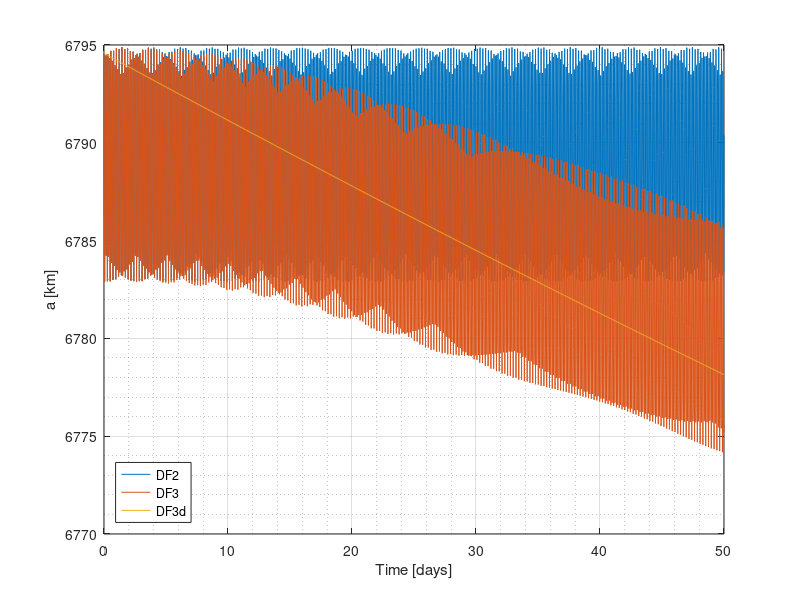

This chart was generated by the following MATLAB code:
%% Semi-major axis evolution through long propagation
% this script plots the evolution of the semi-major axis when propagation
% along 50 days is taken into account, allowing to highlight the
% atmospheric drag effect compared to the J2 perturbation.
% Each .mat file has been saved through command window after launching the
% propagators for a 50 days propagation through 1e5 time steps.

close all; clear;

MATLABc = {
    [0, 0.4470, 0.7410];
    [0.8500, 0.3250, 0.0980];
    [0.9290, 0.6940, 0.1250];
    [0.4940, 0.1840, 0.5560];
    [0.4660, 0.6740, 0.1880];
    [0.3010, 0.7450, 0.9330];
    [0.6350, 0.0780, 0.1840];
    };

load DF2_50d_1e5.mat
load DF3_50d_1e5.mat
load DF3d_50d_1e5.mat

tmax = 50*86400;
N = 1e5;
dt = tmax/N;
tspan = 0:dt:tmax;

d = 50;

f2 = figure;
plot( tspan(1:d:end)/86400 ,  oe_DF2(1:d:end,1)/1000 , 'Color' , MATLABc{1}); hold on;
plot( tspan(1:d:end)/86400 ,  oe_DF3(1:d:end,1)/1000 , 'Color' , MATLABc{2}); 
plot( tspan(1:d:end)/86400 ,  oe_DF3d(1:d:end,1)/1000, 'Color' , MATLABc{3}); 
box on; grid on; grid minor; 

ylabel('a [km]'); xlabel('Time [days]');
legend({'DF2', 'DF3', 'DF3d'}, 'Location', 'southwest');